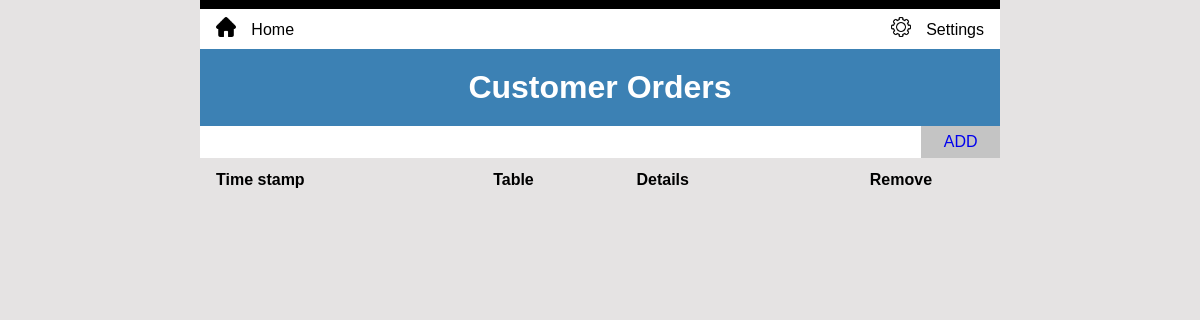
Page /customerorders (signed in) on the earlier database version.
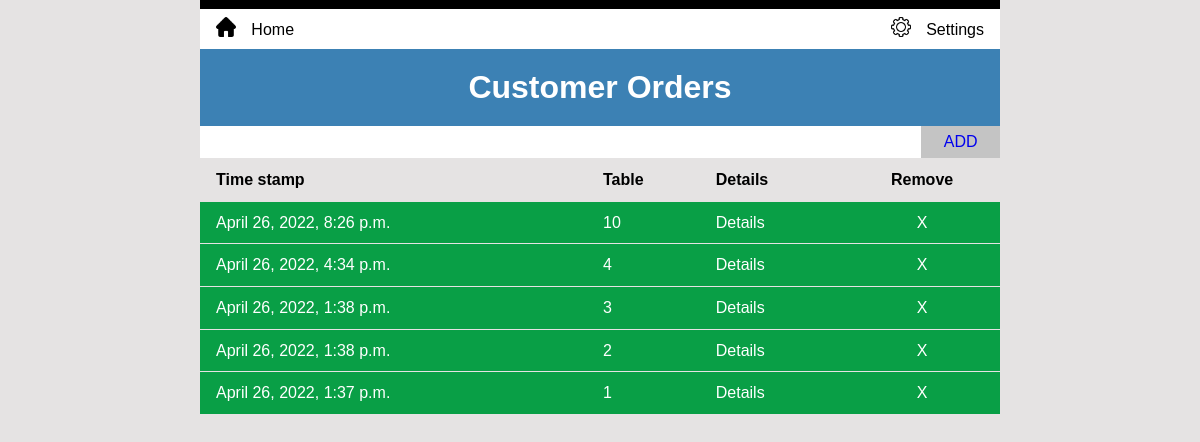
Same page on the later database version.
### inventory/models.py (models this page shows, shortened)
class TableOrder(models.Model):
    class Meta:
        ordering = ['-timestamp']
    timestamp = models.DateTimeField(default=timezone.now)
    table = models.ForeignKey(
        Table,
        models.SET_NULL,
        blank=True,
        null=True
    )
    table_num = models.PositiveIntegerField()

### inventory/views.py (the view)
# urls.py: path('customerorders', views.TableOrderView.as_view(), name='table_order'),
class TableOrderView(LoginRequiredMixin, ListView):
    model = TableOrder
    template_name = 'inventory/table_order.html'

### inventory/templates/inventory/table_order.html (shortened to what this page needs)
{% extends 'base.html' %}
{% load static %}
{% block content %}
  <h1>
    Customer Orders
  </h1>
  <div class="add">
    <button class="addbutton"><a href="{% url 'create_table_order' %}">ADD</a></button>
  </div>
  <table class="order-table">
    <thead>
      <tr>
        <th>Time stamp</th>
        <th>Table</th>
        <th>Details</th>
        <th>Remove</th>
      </tr>
    </thead>
    <tbody>
      {% for item in object_list %}
        <tr>
          <td>{{ item.timestamp }}</td>
          <td>{{ item.table_num }}</td>
          <td><a href="{% url 'purchases' item.id %}">Details</a></td>
          <td><a class="delete-button" href="{% url 'delete_table_order' item.id %}">X</a></td>
        </tr>
      {% endfor %}
    </tbody>
  </table>
{% endblock %}

Differences in the rows shown:
added TableOrder: timestamp "April 26, 2022, 8:26 p.m.", table_num "10"
added TableOrder: timestamp "April 26, 2022, 4:34 p.m.", table_num "4"
added TableOrder: timestamp "April 26, 2022, 1:38 p.m.", table_num "3"
added TableOrder: timestamp "April 26, 2022, 1:38 p.m.", table_num "2"
added TableOrder: timestamp "April 26, 2022, 1:37 p.m.", table_num "1"
